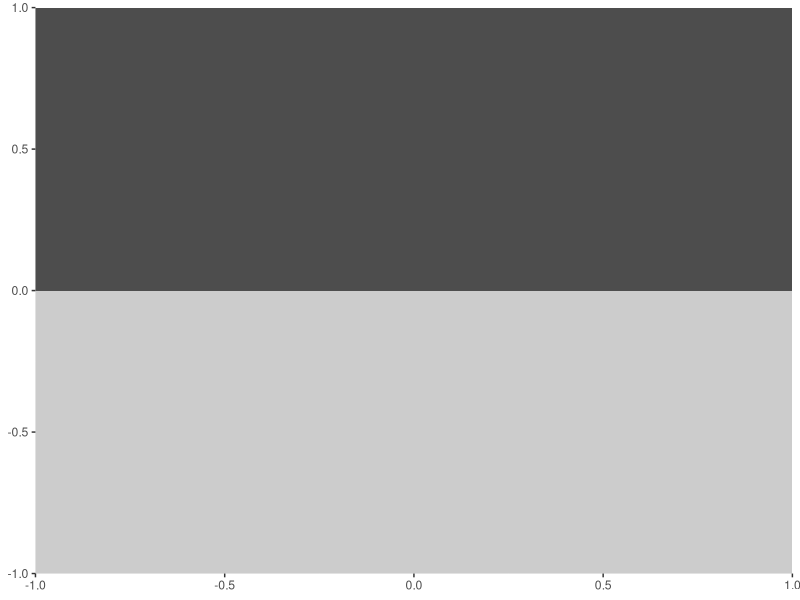
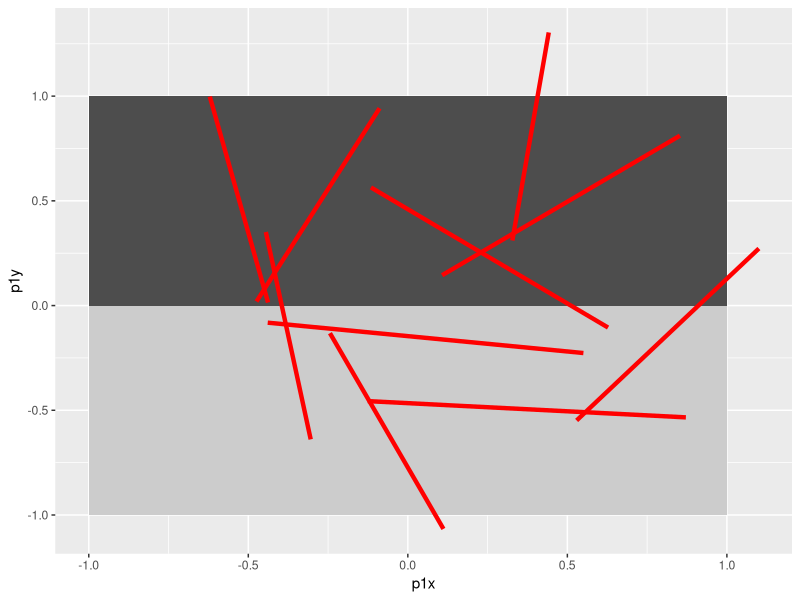
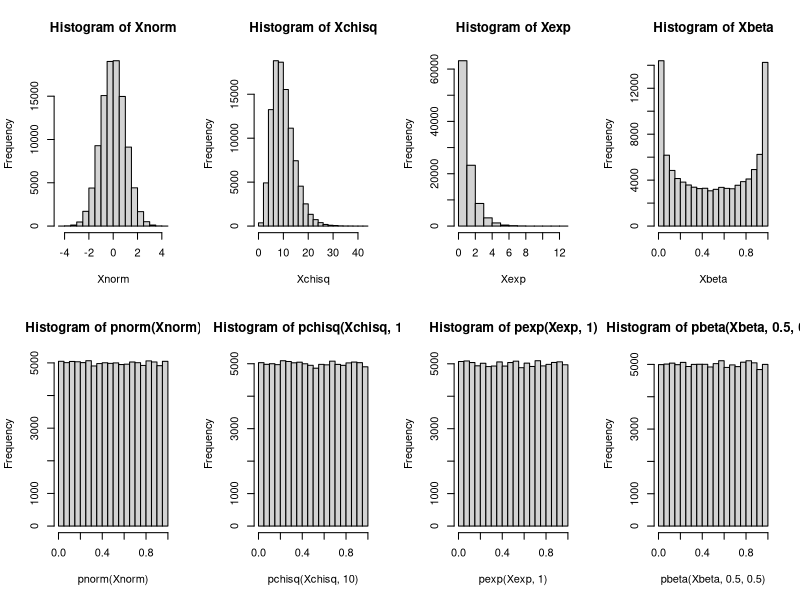
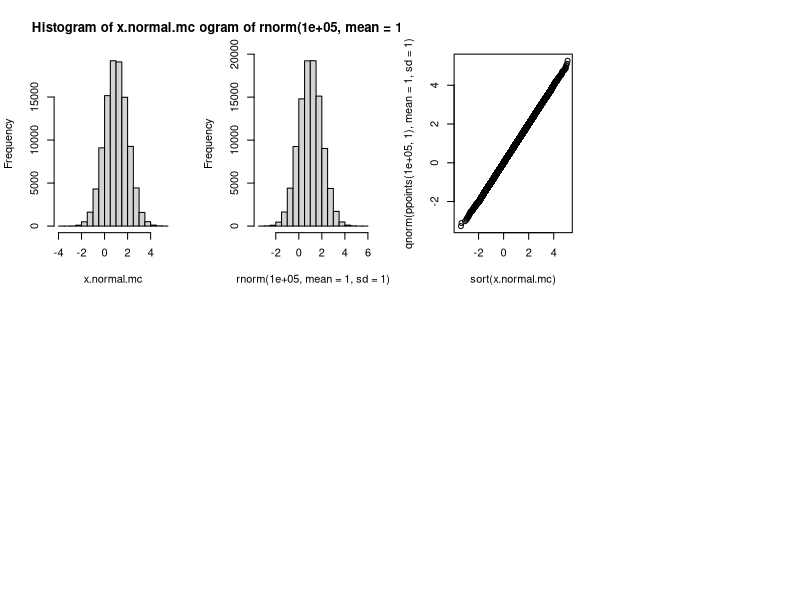

These charts were generated, in order, by the following R code:
## ---- chunk 1
pnorm(3, mean=1, sd=sqrt(3)) - pnorm(0, mean=1, sd=sqrt(3))
## ---- chunk 2
# Write a function that checks whether or not our event E happens
# The argument x is the output of our experiment.
# (i.e., a draw from the normal)
event_E_happened <- function( x ) {
  if( 0 <= x & x <= 3 ) {
    return( TRUE ) # The event happened
  } else {
    return( FALSE ) # The event DIDN'T happen
  }
}

# Now MC says that we should generate lots of copies of X...
NMC <- 1000; # 1000 seems like "a lot".
results <- rep( 0, NMC ); # We're going to record outcomes here.
for( i in 1:NMC) {
  # Generate a draw from the normal, and then...
  X <- rnorm( 1, mean=1, sd=sqrt(3) );
  # ...record whether or not our event of interest happened.
  results[i] <- event_E_happened(X);
}
# Now, compute what fraction of our trials were "successes" (i.e., E happened)
sum( results )/NMC
## ---- chunk 3
pnorm( 3, mean=1, sd=sqrt(3) ) - pnorm( 0, mean=1, sd=sqrt(3) )
## ---- chunk 4
gen_birthdays <- function( n ) {
  # Generate n random birthdays.
  
  # Generating a random birthday just corresponds to choosing a random number
  # between 1 and 365 inclusive.
  
  # Pick uniformly at random from {1,2,3,...,365}.
  # We sample WITH replacement,
  # because it is possible for a birthday to be repeated.
  # See ?sample for details
  return( sample( 365, size=n, replace=TRUE ) );
}

# One run of our experiment will consist of generating n birthdays,
# and then checking whether or not the birthdays contain a repeat.
# Return TRUE if more than one person shares a birthday,
# FALSE otherwise.
run_bday_expt <- function( n ) {
  # Generate n birthdays
  bdays <- gen_birthdays( n );
  
  # Now, check if there is a repeat.
  # There are lots of ways to do this in R.
  # Let's use the table function, which takes a vector and returns a
  # vector of counts.   # See ?table for details
  
  # The important thing for us is that:
  # If every entry of bdays appears exactly once,
  # then table(bdays) will just be a vector of ones.
  # If one or more entries in the vector bdays is repeated,
  # then table(bdays) will have one or more entries that are larger than 1.
  
  # So we can examine max( table(bdays) ).
  # max( table(bdays)) > 1 if and only if there is a repeated entry in bdays.
  return( max(table(bdays)) > 1 );
}
## ---- chunk 5
n <- 22;
NMC <- 1000;
NTRUE <- 0;
for( i in 1:NMC) {
  if( run_bday_expt(n) ) {
    NTRUE <- NTRUE + 1;
  }
}
pbday_estimated <- NTRUE/NMC
pbday_estimated
## ---- chunk 6
p_repeated <- function( n ) {
  # Compute p_distinct, first, then subtract it from 1.
  numer <- prod( seq(365,365-n+1) );
  denom <- 365**n;
  p_distinct <- numer/denom;
  return( 1 - p_distinct);
}

p_repeated( 23 )
## ---- chunk 7
p_repeated( 22 )
## ---- chunk 8
pbday_estimated
## ---- chunk 9
require(ggplot2)
pp <- ggplot() + geom_rect(aes(xmin=-1,xmax=1,ymin=0,ymax=1),
                           fill="grey30", color=NA);
pp <- pp + geom_rect(aes(xmin=-1,xmax=1,ymin=-1,ymax=0),
                     fill="grey80",color=NA);
pp <- pp + scale_x_continuous(expand=c(0,0)) + scale_y_continuous(expand=c(0,0))
pp
## ---- chunk 10
# define needle dropping function
needle = function(){
  
  # Randomly pick the location of the center of the needle.
  # We need an x and y coordinate, hence n=2 in runif
  # This means that xy is a length-two vector,
  # kind of like we wrote c( xcoord, ycoord ).
  # This will come up below when we compute the endpoints of our
  # needle, p1 and p2, below.
  xy = runif(n=2, min=-1, max=1)
  
  # randomly pick an angle uniformly between 0 and pi.
  angle = runif(n=1, min=0, max=pi)
  
  # calculate delta x and delta y, the distance of the ends of
  # the needle from center in the horizontal and vertical directions.
  # We are defining the angle using the standard definition
  # (going counterclockwise from positive x axis).
  # We will use these numbers to compute the coordinates of the needle's
  # endpoints below, 
  dx = 0.5*cos(angle);
  dy = 0.5*sin(angle);
  
  # Calculate coordinates of the needle's end points
  # Our dy is always positive, so p1 is always higher than p2.
  # This will be useful later for checking if our needle crosses a line
  p1 = setNames(xy + c(dx,dy), c("p1x","p1y"))
  p2 = setNames(xy - c(dx,dy), c("p2x","p2y"))
  # Note: setNames is explained where we use it below
  # in the function `crosses()` in the next code block.
  
  # return endpoints
  return(c(p1,p2))
}

# plot a few needle drops
library(plyr)
ndl = function(i) needle()
# needle() takes no arguments, but we want to call it 10 times,
# so ldply needs a dummy variable,
# which we've called (totally arbitrarily) i.
needles = ldply(1:10,ndl);

# First plot out board again.
pp <-ggplot() + geom_rect(aes(xmin=-1,xmax=1,ymin=0,ymax=1),
                          fill="grey30",color=NA);
pp <- pp + geom_rect(aes(xmin=-1,xmax=1,ymin=-1,ymax=0),
                     fill="grey80",color=NA);
# Now, add in the needles, in red.
pp <- pp + geom_segment(data=needles,
                        mapping=aes(x=p1x,y=p1y,xend=p2x,yend=p2y),
                        color="red",size=1.5);
pp
## ---- chunk 11

crosses <- function( pts ) {
  # Remember that needle() returns a pair of (x,y) points, p1,p2.
  # We only need the y-coordinates to check if they cross a line.
  p1y = pts['p1y'] # Note: this indexing trick is why we used setNames above
  p2y = pts['p2y']
  
  # check if p1 and p2 are on opposite sides of a line
  # We do this by simply checking if the y-coordinates are on different sides
  # of one of the three lines y=-1, y=0 or y=1.
  if( (p1y > -1 & p2y < -1) || (p1y > 0 & p2y < 0) || (p1y > 1 & p2y < 1) ){
    return( TRUE );
  } else {
    return( FALSE );
  }
}
## ---- chunk 12
# set size
NMC = 1e5; # 10K MC replicates. Crank this number up for better accuracy.

# create vector to count crossings
crossings = 0

# run function
for(i in 1:NMC){
  # drop a needle
  points = needle()
  # Check if it crosses and update counts accordingly.
  if( crosses( points ) ) {
    crossings <- crossings + 1;
  }
}
## ---- chunk 13
crossings/NMC
## ---- chunk 14
true.cross = 2/pi
MC.cross <- crossings/NMC
cat( sprintf(" true value: %.5f \n  our value: %.5f \n Percent relative error: %.3f%%",  true.cross, MC.cross, 100*abs(true.cross-MC.cross)/true.cross ) )
## ---- chunk 15
NMC <- 1000; # Number of Monte Carlo replicates
in_circ <- 0; # Count how many points landed in the circle

# For-loop over the MC replicates
for(i in 1:NMC){
    # for each point, generate 2 coordinates (x,y) randomly between -1 and 1
    point <- runif(n=2, min=-1, max=1);
    
    # to be inside circle, our point must satisfy x^2 + y^2 <= 1
    if(point[1]^2 + point[2]^2 <= 1){
        # if inside, add to count
        in_circ <- in_circ+1
    }
}

# To get proportion of square covered, take in_circ/N
prop <- in_circ/NMC
# to get our estimate of pi, multiply by 4.
pi.mc <- 4*prop
## ---- chunk 16
# what are our estimate and percentage error?
# See ?sprintf for more information on creating formatted strings in R.
cat(sprintf("estimate: %.4f\n %% error: %.2f%%",pi.mc,100*abs(pi.mc-pi)/pi))
## ---- chunk 17
N <- 1e5;
options(repr.plot.width=16)
par(mfrow=c(2,4))
# Generate random variables.
Xnorm <- rnorm(N);
Xchisq <- rchisq(N,10);
Xexp <- rexp(N,1);
Xbeta <- rbeta(N,.5,.5);
# Plot plain old histograms.
hist(Xnorm); hist(Xchisq); hist(Xexp); hist(Xbeta);
# Plot histograms of putting the variables into their own CDFs.
hist(pnorm(Xnorm)); hist(pchisq(Xchisq,10));
hist(pexp(Xexp,1)); hist(pbeta(Xbeta,.5,.5));
## ---- chunk 18
# reset Rmarkdown print width for readability.
options(repr.plot.width=7)

# generate a bunch of Unif(0,1) RVs.
unifs <- runif(1e5)

# Apply the built-in inverse CDF function using qnorm
# that is, this is computing F_X^{-1}(U).
x.normal.mc = qnorm(unifs,mean=1,sd=1)

# plot results
hist(x.normal.mc)
## ---- chunk 19
hist(rnorm(1e5,mean=1,sd=1))
## ---- chunk 20
# plot our sample quantiles against theoretical quantiles for comparison
plot(sort(x.normal.mc),qnorm(ppoints(1e5,1),mean=1,sd=1))
## ---- chunk 21
set.seed(340)

rnorm(n=10)
## ---- chunk 22
set.seed(340)

rnorm(n=10)
